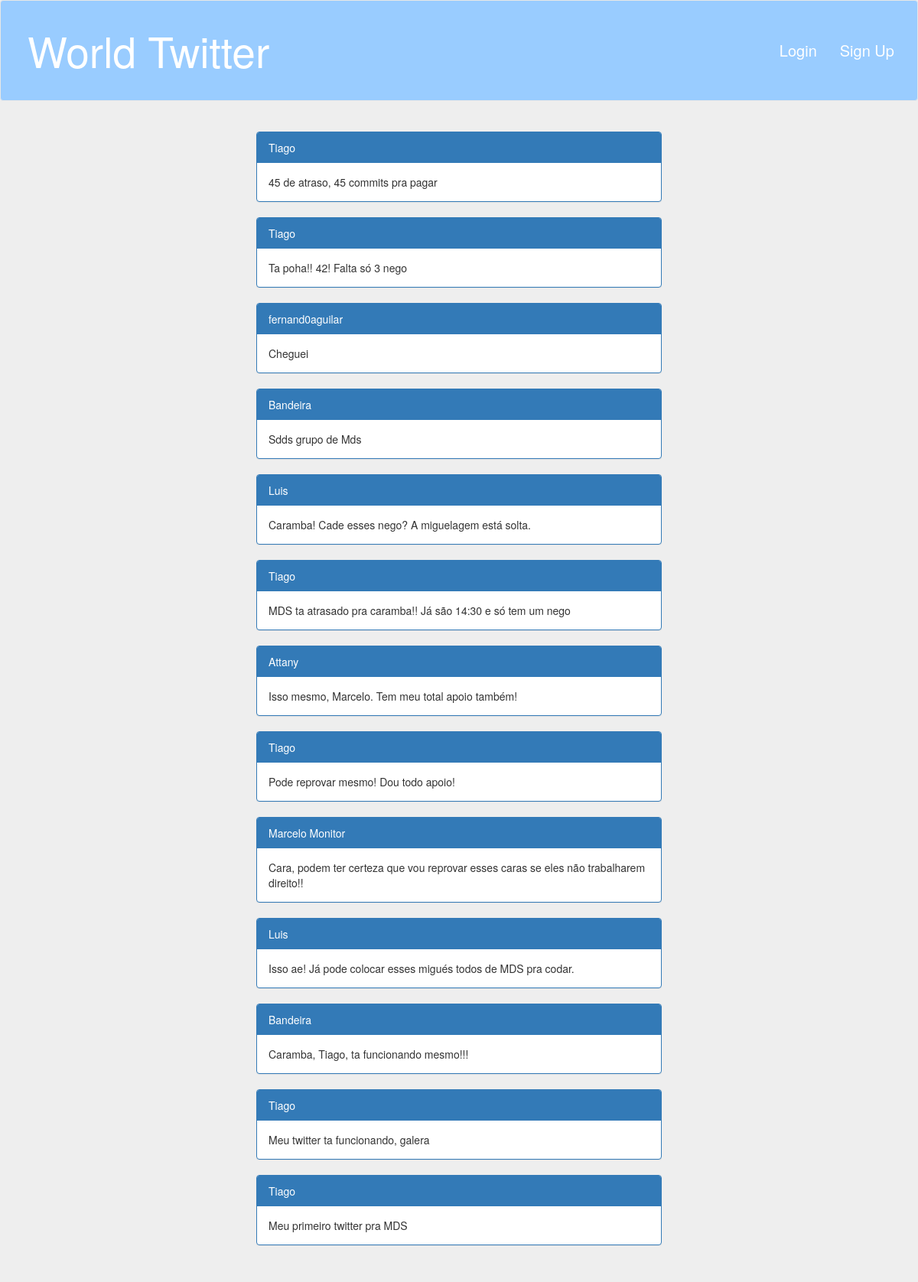
The page / on the database its author committed.
### comment/models.py (models this page shows)
class Comment(models.Model):
    comment = models.TextField()
    author = models.ForeignKey(User)
    class Meta:
        permissions = (
            ("can_read", "Can read"),
            ("can_comment", "Can comment"),
        )

### home/views.py (the view)
# urls.py: url(r'^', views.index, name='index'),
def index(request):
    comments = reversed(Comment.objects.all())
    context = {
        "comments": comments
    }
    return render(request, 'home/index.html', context)

### home/templates/home/index.html (shortened to what this page needs)
{%extends "home/base.html"%}
{%block content%}
    <div id='container-home'class="container">
	<div class="panel-group">
	    {% for comment in comments %}
		<div id='painel-margin' class="panel panel-primary">
		    <div class="panel-heading">{{comment.author}}</div>
		    <div class="panel-body">{{comment.comment}}</div>
		</div>
	    {% endfor %}
	</div>
    </div>
{%endblock%}

### home/static/css/style.css (style rules this page uses)
body { padding-bottom: 40px; background-color: #eee; }
#container-home { padding-left: 300px; padding-right: 300px; }
#painel-margin { margin: 20px; }

### rows shown on the page
Comment: author "Tiago", comment "45 de atraso, 45 commits pra pagar"
Comment: author "Tiago", comment "Ta poha!! 42! Falta só 3 nego"
Comment: author "fernand0aguilar", comment "Cheguei"
Comment: author "Bandeira", comment "Sdds grupo de Mds"
Comment: author "Luis", comment "Caramba! Cade esses nego? A miguelagem está solta."
Comment: author "Tiago", comment "MDS ta atrasado pra caramba!! Já são 14:30 e só tem um nego"
Comment: author "Attany", comment "Isso mesmo, Marcelo. Tem meu total apoio também!"
Comment: author "Tiago", comment "Pode reprovar mesmo! Dou todo apoio!"
Comment: author "Marcelo Monitor", comment "Cara, podem ter certeza que vou reprovar esses caras se eles não trabalharem direito!!"
Comment: author "Luis", comment "Isso ae! Já pode colocar esses migués todos de MDS pra codar."
Comment: author "Bandeira", comment "Caramba, Tiago, ta funcionando mesmo!!!"
Comment: author "Tiago", comment "Meu twitter ta funcionando, galera"
Comment: author "Tiago", comment "Meu primeiro twitter pra MDS"
